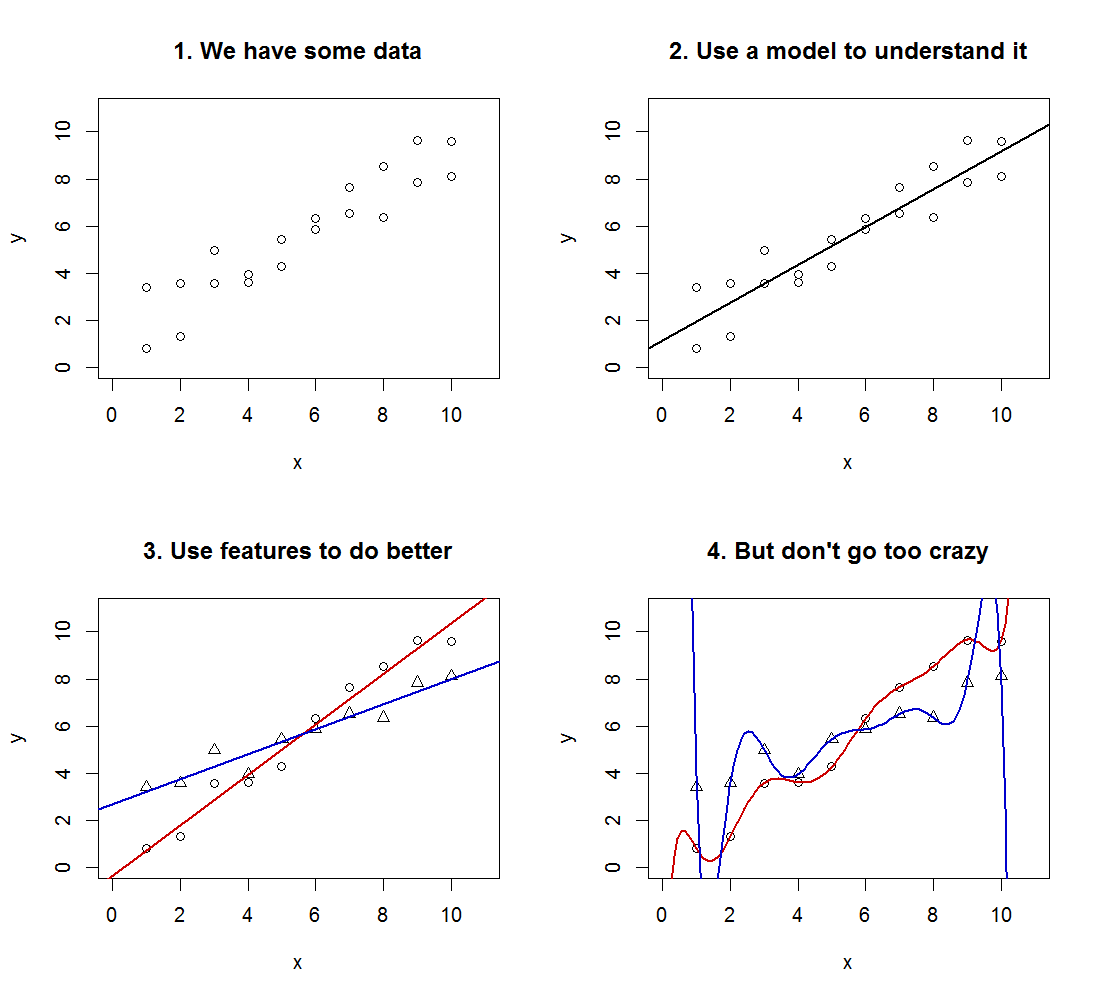

Write R code to recreate this figure.
## Open png output
png("stats-models-explained-simple.png", width = 1100, height = 1000, pointsize = 24)
opar = par(mfrow = c(2, 2))

## Plot function
do_plot = function(main = "MAIN", pch = 1){
  pch = rep(pch, length = 2)
  with(dat, {
    plot(0:11, 0:11, type = "n", main = main, xlab = "x", ylab = "y")
    points(x[group == "A"], y[group == "A"], pch = pch[1])
    points(x[group == "B"], y[group == "B"], pch = pch[2])
  })
}

## Generate Data
set.seed(20191023)
dat = data.frame(
  group = rep(c("A", "B"), each = 10),
  x = c(1:10, 1:10),
  y = c(
    0 + 1:10 * 1 + rnorm(10),
    3 + 1:10 * 0.5 + rnorm(10, 0, 0.5)
  )
)
do_plot("1. We have some data")

## Simple Model
fit1 = lm(y ~ x, data = dat)
do_plot("2. Use a model to understand it")
abline(coef = fit1$coefficients, lwd = 2)

## Better Model
fit2 = lm(y ~ x * group, data = dat)
do_plot("3. Use features to do better", pch = 1:2)
abline(coef = fit2$coefficients[1:2], col = "#CC0000", lwd = 2)
abline(coef = fit2$coefficients[1:2] + fit2$coefficients[3:4], col = "#0000CC", lwd = 2)

## Overfit Model
fit3 = lm(y ~ poly(x, 9) * group, data = dat)
do_plot("4. But don't go too crazy", pch = 1:2)
pred_x = seq(0, 11, length = 101)
lines(pred_x, predict(fit3, data.frame(x = pred_x, group = "A")), col = "#CC0000", lwd = 2)
lines(pred_x, predict(fit3, data.frame(x = pred_x, group = "B")), col = "#0000CC", lwd = 2)

## Close output
par(opar)
dev.off()
